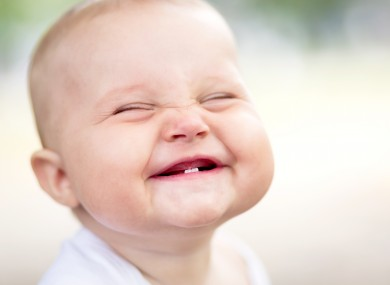
%> input picture Legacy/New_Imager/smile.jpg, 390 x 285 px
$ octave Final_version.m   (GNU Octave 9; MATLAB toolbox functions it lacks are replaced by stand-ins)
%> lines starting %> are read from the running program, lines starting %| are printed output that depends on the picture
### Legacy/Fourier_1_x/fourierLowF.m
function [imageLF] = fourierLowF(imgOr,w)
% This function perform a low pass filter to remove noise
% using a Fourier Transformation
% The input 'x' is an image pixel

imgL = imgOr;
width = w;
[x,y] = ndgrid(zscore(1:size(imgL,1)),zscore(1:size(imgL,2)));
gaus2D = exp(-(x.^2 + y.^2) ./ (2*width^2));
imgX = fftshift(fft2(imgL));
imageLF = real(ifft2(fftshift(imgX.*gaus2D)));

### Legacy/Fourier_1_x/fourierHighF.m
  function [imageHF] = fourierHighF(imgOr,w)
% This function perform a High pass filter to remove noise
% using a Fourier Transformation
% The input 'x' is an image pixel
%imgL = imresize(imgOr, [512 512]);
imgL = imgOr;
width = w;
[x,y] = ndgrid(zscore(1:size(imgL,1)),zscore(1:size(imgL,2)));
gaus2D = 1 - (exp(-(x.^2 + y.^2) ./ (2*width^2)));
imgX = fftshift(fft2(imgL));
imageHF = real(ifft2(fftshift(imgX.*gaus2D)));

### Legacy/Fourier_1_x/Old/Final_version.m
% This is the final version of the program to remove noise using Fourier
% Uploading images/files
[fname path] = uigetfile('*.jpg','Select an Image');
%> the answer given: ../../New_Imager/smile.jpg
fname = strcat(path,fname);
im = imread(fname);
%> im is the input picture: size 285x390x3 uint8; mean R, G, B 226.9, 209.4, 199.8

% Resizing the image as described in paper
im = imresize(im, [512 512]);
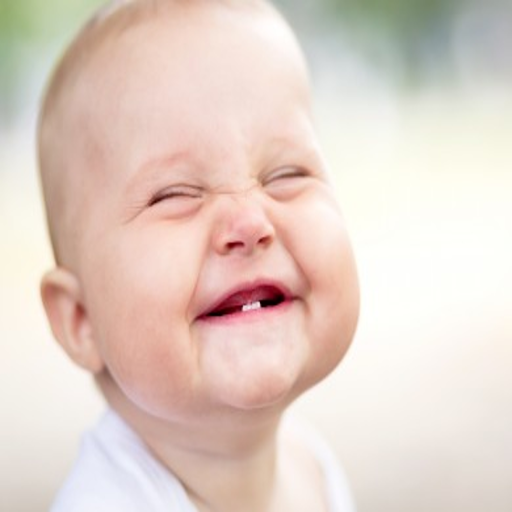
%> im: size 512x512x3 uint8; mean R, G, B 226.9, 209.4, 199.8

% Creating a copy of the image
imR = im(:,:,1); % Note that 1 at the end is not mandatory
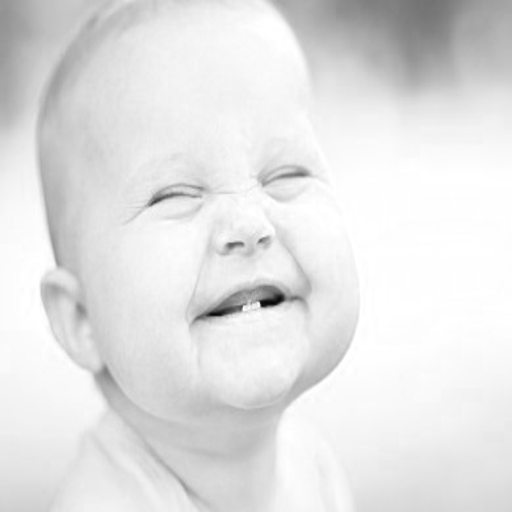
%> imR: size 512x512 uint8; min 7, max 255, mean 226.9
                 % B/c the images from camera are already in grey scale

% Using Low-pass & High-pass filter
% Low-pass transformation
imRtL = fourierLowF(imR,0.05);
%> in fourierLowF, `imageLF = real(ifft2(fftshift(imgX.*gaus2D)));`:
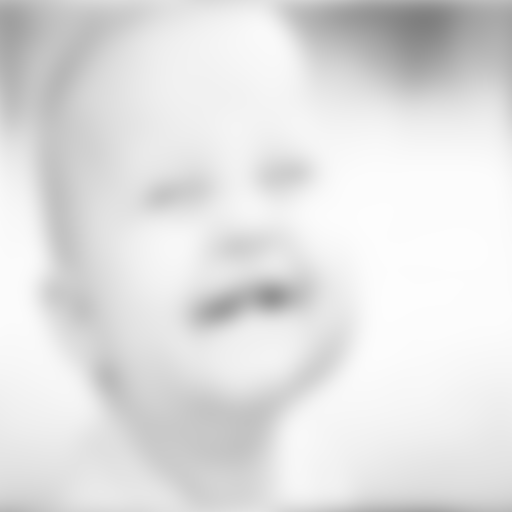
%> imageLF: size 512x512 double; min 127.5, max 253.4, mean 225.8
% High-pass transformation
imRtH = fourierHighF(imR,0.5);
%> in fourierHighF, `imageHF = real(ifft2(fftshift(imgX.*gaus2D)));`:
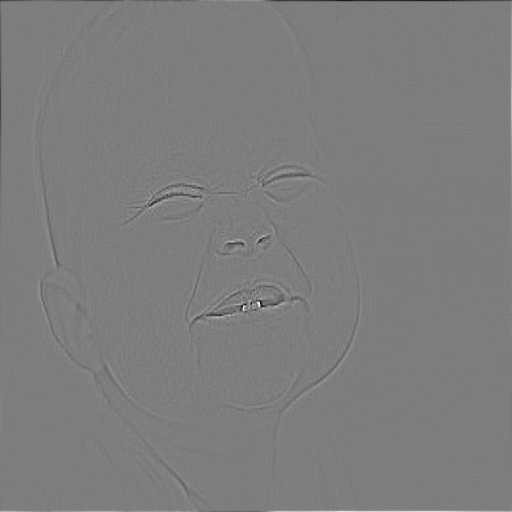
%> imageHF: size 512x512 double; min -43.63, max 44.76, mean 0; drawn with min black and max white

% Plotting Luminace across a single row
j = 1:1:512;
i = 150;
subplot(3,1,1)
plot(j,imR(i,j))
title("Time course of Light reflectance (No Filter or Tranformation)")
subplot(3,1,2)
plot(j,imRtL(i,j))
title("Power spectrum of reflectance signal (with Low Pass Filter)")
subplot(3,1,3)
plot(j,imRtH(i,j))
title("Power spectrum of reflectance signal (with High Pass Filter)")
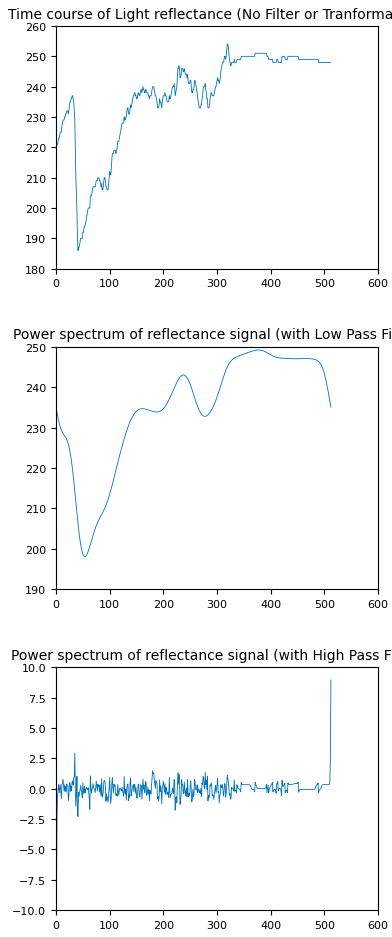
%> figure redrawn from the program's plot data, 3 panels; panel 1: curve peaks at x = 319, y = 254; panel 2: curve peaks at x = 377, y = 249.2; panel 3: curve peaks at x = 512, y = 8.94
